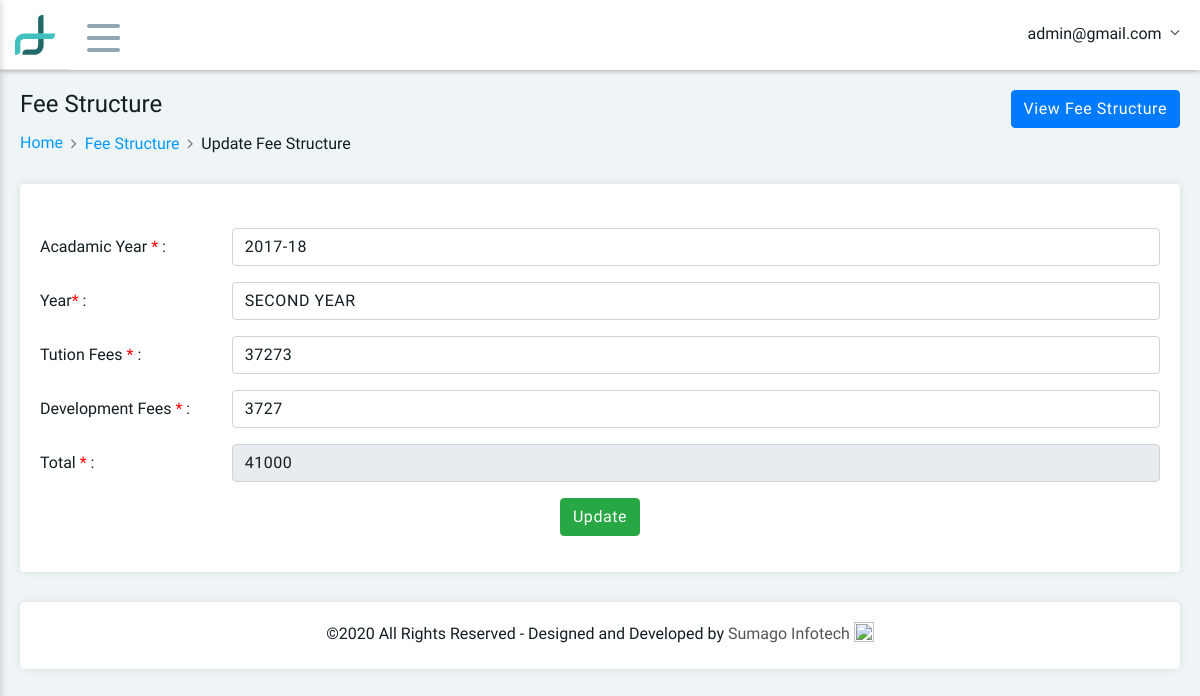
The page /update_fee_structure.php?fld_fee_id=3 (signed in) on the database its author committed.
### tables this page shows
CREATE TABLE IF NOT EXISTS `tbl_fee_structure` (
  `fld_fee_id` int(11) NOT NULL,
  `fld_fee_acadamic_year` varchar(40) NOT NULL,
  `fld_fee_year` varchar(50) NOT NULL,
  `fld_fee_tution_fees` varchar(50) NOT NULL,
  `fld_fee_development_fees` varchar(50) NOT NULL,
  `fld_fee_total` varchar(50) NOT NULL,
  `fld_created_date` datetime NOT NULL DEFAULT CURRENT_TIMESTAMP,
  `fld_modified_date` datetime NOT NULL DEFAULT CURRENT_TIMESTAMP ON UPDATE CURRENT_TIMESTAMP,
  `fld_delete` int(11) NOT NULL
);

### update_fee_structure.php (the view, shortened to what this page needs)
<!DOCTYPE html>
<html>
<head>
	<?php include('include/head.php'); ?>
</head>
<body>
	<?php include('include/header.php'); ?>
	<div class="main-container">
		<div class="pd-ltr-20 customscroll customscroll-10-p height-100-p xs-pd-20-10">
			<div class="min-height-200px">
				<div class="page-header">
					<div class="row">
						<div class="col-md-6 col-sm-12">
							<div class="title">
								<h4>Fee Structure</h4>
							</div>
							<nav aria-label="breadcrumb" role="navigation">
								<ol class="breadcrumb">
                  <li class="breadcrumb-item"><a href="dashboard.php">Home</a></li>
									<li class="breadcrumb-item"><a href="view_fee_structure.php">Fee Structure</a> </li>
                  <li class="breadcrumb-item active" aria-current="page">Update Fee Structure </li>
								</ol>
							</nav>
						</div>
						<div class="col-md-6 col-sm-12 text-right">
              <div class="dropdown">
                <a class="btn btn-primary" href="view_fee_structure.php" role="button">
                  View Fee Structure
                </a>
              </div>
            </div>
					</div>
				</div>
				<div class="pd-20 bg-white border-radius-4 box-shadow mb-30">
					<br>
          <?php
                $sel=mysqli_query($connect,"select * from tbl_fee_structure where fld_fee_id='".$_GET['fld_fee_id']."'") or die(mysqli_error($connect));
                $fetch=mysqli_fetch_array($sel);
           ?>
					<form method="post" name="Form" onsubmit="return validateForm()" id="myform" enctype="multipart/form-data">
						<div class="form-group row">
							<label class="col-sm-12 col-md-2 col-form-label">Acadamic Year <span style="color: red;">*</span> : </label>
							<div class="col-sm-12 col-md-10">
								<input class="form-control" type="text" placeholder="Enter Acadamic Year" name="ayear" value="<?php echo $fetch['fld_fee_acadamic_year'];?>" required="" >
							</div>
						</div>
            <div class="form-group row">
              <label class="col-sm-12 col-md-2 col-form-label">Year<span style="color: red;">*</span> : </label>
              <div class="col-sm-12 col-md-10">
                <input class="form-control" value="<?php echo $fetch['fld_fee_year'];?>" type="text" placeholder="Enter Year" name="year" required="">
              </div>
            </div>
            <div class="form-group row">
              <label class="col-sm-12 col-md-2 col-form-label">Tution Fees <span style="color: red;">*</span> : </label>
              <div class="col-sm-12 col-md-10">
                <input type="text" name="tfees" value="<?php echo $fetch['fld_fee_tution_fees'];?>" id="n1" class="form-control" placeholder="Enter Tution Fees" required="">
              </div>
            </div>
            <div class="form-group row">
              <label class="col-sm-12 col-md-2 col-form-label">Development Fees <span style="color: red;">*</span> : </label>
              <div class="col-sm-12 col-md-10">
                <input type="text" class="form-control" name="dfees" placeholder="Enter Development Fees" required="" value="<?php echo $fetch['fld_fee_development_fees'];?>" id="n2" onkeyup="fn1()">
              </div>
            </div>
            <div class="form-group row">
              <label class="col-sm-12 col-md-2 col-form-label">Total <span style="color: red;">*</span> : </label>
              <div class="col-sm-12 col-md-10">
                <input type="text" name="total" value="<?php echo $fetch['fld_fee_total'];?>"  id="n3" class="form-control" placeholder="Total" required readonly="" />
              </div>
            </div>
						<div class="form-group row">
							<div class="col-sm-12">
                <center>
                  <input type="submit" name="submit" class="btn btn-success" value="Update">
                </center>
							</div>
						</div>
					</form>
			</div>
			<?php include('include/footer.php'); ?>
		</div>
	</div>
</body>
</html>

### include/header.php (shortened to what this page needs)
<?php include "config.php";
 ?>
	<div class="header clearfix">
		<div class="header-right">
			<div class="brand-logo">
				<a href="#">
					<img src="vendors/images/logo.png" alt="" class="mobile-logo">
				</a>
			</div>
			<div class="menu-icon">
				<span></span>
				<span></span>
				<span></span>
			</div>
			<div class="user-info-dropdown">
				<div class="dropdown">
					<a class="dropdown-toggle" href="#" role="button" data-toggle="dropdown">
						<?php
                            $query=mysqli_query($connect,"select * from tbl_admin where fld_email='".$_SESSION['email']."'") or die(mysqli_error($connect));
                            $fetch=mysqli_fetch_array($query);
                            extract($fetch);
                        ?>
						<span class="user-name"><?php echo $fetch['fld_email']; ?></span>
					</a>
				</div>
			</div>
		</div>
	</div>

### rows shown on the page
tbl_fee_structure: ayear "2017-18", year "SECOND YEAR", tfees "37273", dfees "3727", total "41000"

### other values the page prints
$fetch['fld_email'] "admin@gmail.com"
